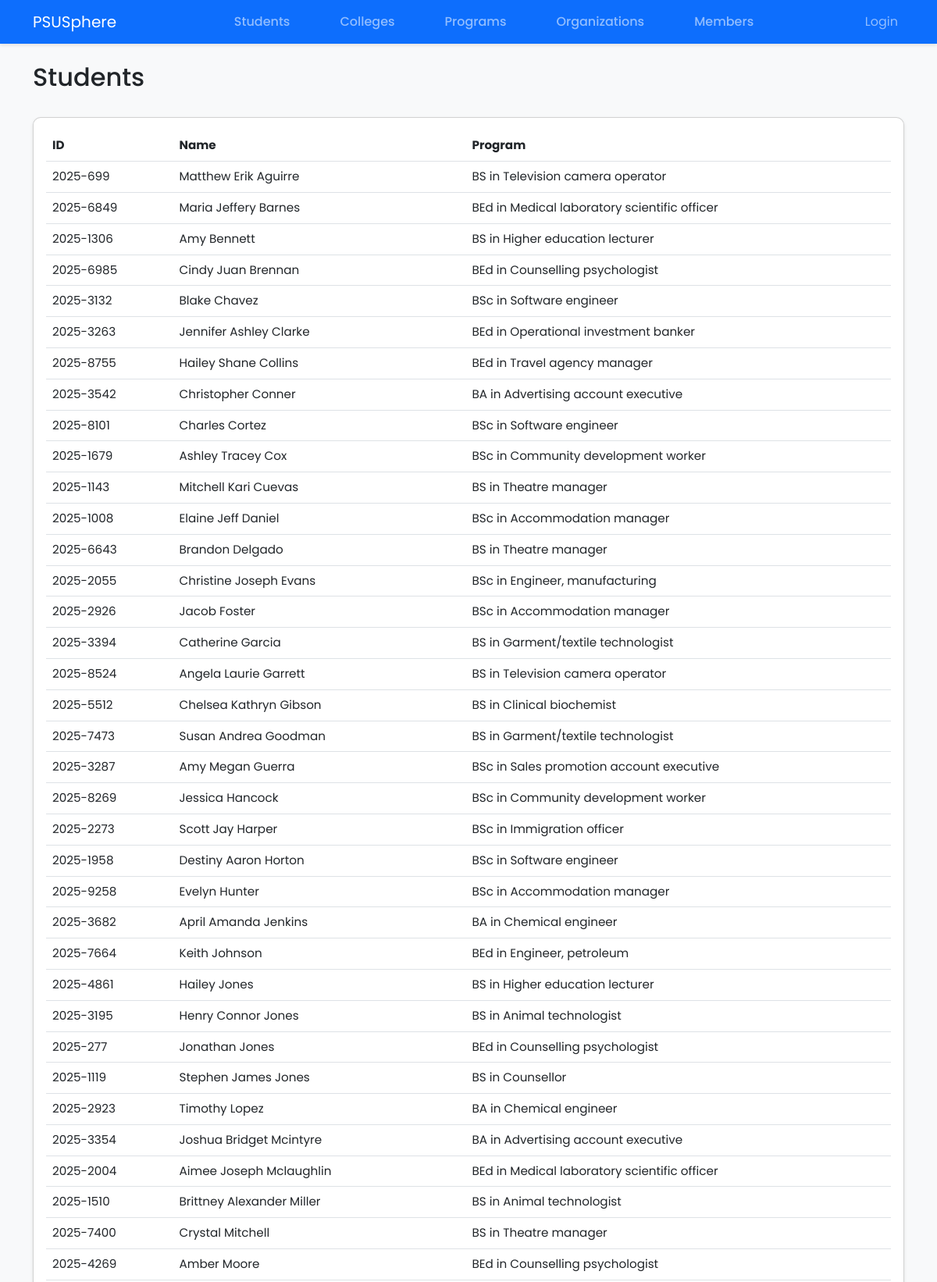
The page /students/ (upper part) on the database its author committed.
### core/models.py (models this page shows, shortened)
class Student(models.Model):
    first_name = models.CharField(max_length=50)
    middle_name = models.CharField(max_length=50, blank=True, null=True)
    last_name = models.CharField(max_length=50)
    student_id = models.CharField(max_length=20, unique=True)
    program = models.ForeignKey(Program, on_delete=models.CASCADE)
    class Meta:
        ordering = ['last_name', 'first_name']

class Program(models.Model):
    name = models.CharField(max_length=100)
    college = models.ForeignKey(College, on_delete=models.CASCADE)
    def __str__(self):
        return self.name
    class Meta:
        ordering = ['name']
        unique_together = ['name', 'college']

### core/views.py (the view)
# urls.py: path('students/', views.StudentListView.as_view(), name='student_list'),
class StudentListView(ListView):
    model = Student
    template_name = 'core/student_list.html'
    context_object_name = 'students'

### templates/core/student_list.html (shortened to what this page needs)
{% extends 'base.html' %}
{% block content %}
<div class="d-flex justify-content-between align-items-center mb-4">
    <h2>Students</h2>
</div>
<div class="card">
    <div class="card-body">
        <table class="table">
            <thead>
                <tr>
                    <th>ID</th>
                    <th>Name</th>
                    <th>Program</th>
                </tr>
            </thead>
            <tbody>
                {% for student in students %}
                <tr>
                    <td>{{ student.student_id }}</td>
                    <td>{{ student.first_name }} {% if student.middle_name %}{{ student.middle_name }} {% endif %}{{ student.last_name }}</td>
                    <td>{{ student.program }}</td>
                </tr>
                {% endfor %}
            </tbody>
        </table>
    </div>
</div>
{% endblock %}

### static/css/style.css (style rules this page uses)
body { font-family: 'Poppins', sans-serif; background-color: #f8f9fa; }
.card { border-radius: 10px; box-shadow: 0 2px 4px rgba(0,0,0,0.1); }
table { font-size: 0.95rem; }
thead { background-color: #f8f9fa; }

### rows shown on the page
Student: student_id "2025-699", first_name "Matthew", middle_name "Erik", last_name "Aguirre", program "BS in Television camera operator"
Student: student_id "2025-6849", first_name "Maria", middle_name "Jeffery", last_name "Barnes", program "BEd in Medical laboratory scientific officer"
Student: student_id "2025-1306", first_name "Amy", last_name "Bennett", program "BS in Higher education lecturer"
Student: student_id "2025-6985", first_name "Cindy", middle_name "Juan", last_name "Brennan", program "BEd in Counselling psychologist"
Student: student_id "2025-3132", first_name "Blake", last_name "Chavez", program "BSc in Software engineer"
Student: student_id "2025-3263", first_name "Jennifer", middle_name "Ashley", last_name "Clarke", program "BEd in Operational investment banker"
Student: student_id "2025-8755", first_name "Hailey", middle_name "Shane", last_name "Collins", program "BEd in Travel agency manager"
Student: student_id "2025-3542", first_name "Christopher", last_name "Conner", program "BA in Advertising account executive"
Student: student_id "2025-8101", first_name "Charles", last_name "Cortez", program "BSc in Software engineer"
Student: student_id "2025-1679", first_name "Ashley", middle_name "Tracey", last_name "Cox", program "BSc in Community development worker"
Student: student_id "2025-1143", first_name "Mitchell", middle_name "Kari", last_name "Cuevas", program "BS in Theatre manager"
Student: student_id "2025-1008", first_name "Elaine", middle_name "Jeff", last_name "Daniel", program "BSc in Accommodation manager"
Student: student_id "2025-6643", first_name "Brandon", last_name "Delgado", program "BS in Theatre manager"
Student: student_id "2025-2055", first_name "Christine", middle_name "Joseph", last_name "Evans", program "BSc in Engineer, manufacturing"
Student: student_id "2025-2926", first_name "Jacob", last_name "Foster", program "BSc in Accommodation manager"
Student: student_id "2025-3394", first_name "Catherine", last_name "Garcia", program "BS in Garment/textile technologist"
Student: student_id "2025-8524", first_name "Angela", middle_name "Laurie", last_name "Garrett", program "BS in Television camera operator"
Student: student_id "2025-5512", first_name "Chelsea", middle_name "Kathryn", last_name "Gibson", program "BS in Clinical biochemist"
Student: student_id "2025-7473", first_name "Susan", middle_name "Andrea", last_name "Goodman", program "BS in Garment/textile technologist"
Student: student_id "2025-3287", first_name "Amy", middle_name "Megan", last_name "Guerra", program "BSc in Sales promotion account executive"
Student: student_id "2025-8269", first_name "Jessica", last_name "Hancock", program "BSc in Community development worker"
Student: student_id "2025-2273", first_name "Scott", middle_name "Jay", last_name "Harper", program "BSc in Immigration officer"
Student: student_id "2025-1958", first_name "Destiny", middle_name "Aaron", last_name "Horton", program "BSc in Software engineer"
Student: student_id "2025-9258", first_name "Evelyn", last_name "Hunter", program "BSc in Accommodation manager"
Student: student_id "2025-3682", first_name "April", middle_name "Amanda", last_name "Jenkins", program "BA in Chemical engineer"
Student: student_id "2025-7664", first_name "Keith", last_name "Johnson", program "BEd in Engineer, petroleum"
Student: student_id "2025-4861", first_name "Hailey", last_name "Jones", program "BS in Higher education lecturer"
Student: student_id "2025-3195", first_name "Henry", middle_name "Connor", last_name "Jones", program "BS in Animal technologist"
Student: student_id "2025-277", first_name "Jonathan", last_name "Jones", program "BEd in Counselling psychologist"
Student: student_id "2025-1119", first_name "Stephen", middle_name "James", last_name "Jones", program "BS in Counsellor"
Student: student_id "2025-2923", first_name "Timothy", last_name "Lopez", program "BA in Chemical engineer"
Student: student_id "2025-3354", first_name "Joshua", middle_name "Bridget", last_name "Mcintyre", program "BA in Advertising account executive"
Student: student_id "2025-2004", first_name "Aimee", middle_name "Joseph", last_name "Mclaughlin", program "BEd in Medical laboratory scientific officer"
Student: student_id "2025-1510", first_name "Brittney", middle_name "Alexander", last_name "Miller", program "BS in Animal technologist"
Student: student_id "2025-7400", first_name "Crystal", last_name "Mitchell", program "BS in Theatre manager"
Student: student_id "2025-4269", first_name "Amber", last_name "Moore", program "BEd in Counselling psychologist"
